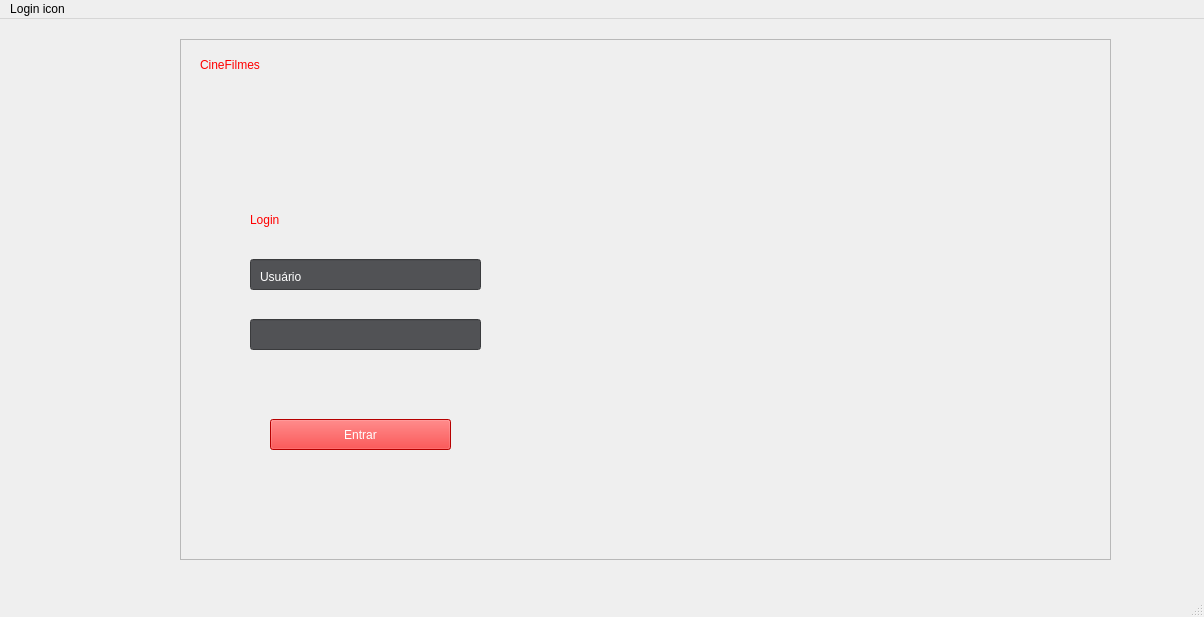
<?xml version="1.0" encoding="UTF-8"?>
<ui version="4.0">
 <class>MainWindow</class>
 <widget class="QMainWindow" name="MainWindow">
  <property name="geometry">
   <rect>
    <x>0</x>
    <y>0</y>
    <width>1204</width>
    <height>617</height>
   </rect>
  </property>
  <property name="windowTitle">
   <string>MainWindow</string>
  </property>
  <widget class="QWidget" name="centralwidget">
   <widget class="QFrame" name="frame">
    <property name="geometry">
     <rect>
      <x>180</x>
      <y>20</y>
      <width>931</width>
      <height>521</height>
     </rect>
    </property>
    <property name="frameShape">
     <enum>QFrame::Shape::StyledPanel</enum>
    </property>
    <property name="frameShadow">
     <enum>QFrame::Shadow::Raised</enum>
    </property>
    <widget class="QLabel" name="label_2">
     <property name="geometry">
      <rect>
       <x>20</x>
       <y>10</y>
       <width>141</width>
       <height>31</height>
      </rect>
     </property>
     <property name="styleSheet">
      <string notr="true">color: rgb(255, 255, 255);
font: 22pt &quot;Segoe UI&quot;;
color: rgb(255, 0, 0);</string>
     </property>
     <property name="text">
      <string>CineFilmes</string>
     </property>
    </widget>
    <widget class="QLabel" name="label_7">
     <property name="geometry">
      <rect>
       <x>80</x>
       <y>290</y>
       <width>49</width>
       <height>16</height>
      </rect>
     </property>
     <property name="styleSheet">
      <string notr="true">color: rgb(255, 255, 255);</string>
     </property>
     <property name="text">
      <string>Senha</string>
     </property>
    </widget>
    <widget class="QLineEdit" name="lineEdit">
     <property name="geometry">
      <rect>
       <x>70</x>
       <y>220</y>
       <width>231</width>
       <height>31</height>
      </rect>
     </property>
     <property name="styleSheet">
      <string notr="true">background-color: rgb(81, 82, 85);</string>
     </property>
    </widget>
    <widget class="QLabel" name="label_6">
     <property name="geometry">
      <rect>
       <x>80</x>
       <y>230</y>
       <width>49</width>
       <height>16</height>
      </rect>
     </property>
     <property name="styleSheet">
      <string notr="true">color: rgb(255, 255, 255);</string>
     </property>
     <property name="text">
      <string>Usuário</string>
     </property>
    </widget>
    <widget class="QLineEdit" name="lineEdit_2">
     <property name="geometry">
      <rect>
       <x>70</x>
       <y>280</y>
       <width>231</width>
       <height>31</height>
      </rect>
     </property>
     <property name="styleSheet">
      <string notr="true">background-color: rgb(81, 82, 85);</string>
     </property>
     <property name="echoMode">
      <enum>QLineEdit::EchoMode::Password</enum>
     </property>
    </widget>
    <widget class="QPushButton" name="pushButton">
     <property name="geometry">
      <rect>
       <x>90</x>
       <y>380</y>
       <width>181</width>
       <height>31</height>
      </rect>
     </property>
     <property name="styleSheet">
      <string notr="true">color: rgb(255, 255, 255);
background-color: rgb(255, 0, 0);</string>
     </property>
     <property name="text">
      <string>Entrar</string>
     </property>
    </widget>
    <widget class="QLabel" name="label_3">
     <property name="geometry">
      <rect>
       <x>70</x>
       <y>160</y>
       <width>131</width>
       <height>41</height>
      </rect>
     </property>
     <property name="styleSheet">
      <string notr="true">color: rgb(255, 255, 255);
color: rgb(255, 0, 0);
border-color: rgb(0, 0, 0);
alternate-background-color: rgb(0, 0, 0);
font: 22pt &quot;Segoe UI&quot;;</string>
     </property>
     <property name="text">
      <string>Login</string>
     </property>
    </widget>
    <widget class="QLabel" name="label">
     <property name="geometry">
      <rect>
       <x>0</x>
       <y>0</y>
       <width>931</width>
       <height>541</height>
      </rect>
     </property>
     <property name="text">
      <string/>
     </property>
     <property name="pixmap">
      <pixmap resource="../Documents/GitHub/Code_python/Qt_desing/img.qrc">:/icon/Avengers.jpg</pixmap>
     </property>
     <property name="scaledContents">
      <bool>true</bool>
     </property>
    </widget>
    <zorder>label</zorder>
    <zorder>label_2</zorder>
    <zorder>label_7</zorder>
    <zorder>lineEdit</zorder>
    <zorder>label_6</zorder>
    <zorder>lineEdit_2</zorder>
    <zorder>pushButton</zorder>
    <zorder>label_3</zorder>
   </widget>
  </widget>
  <widget class="QMenuBar" name="menubar">
   <property name="geometry">
    <rect>
     <x>0</x>
     <y>0</y>
     <width>1204</width>
     <height>22</height>
    </rect>
   </property>
   <widget class="QMenu" name="menuLogin_icon">
    <property name="title">
     <string>Login icon</string>
    </property>
   </widget>
   <addaction name="menuLogin_icon"/>
  </widget>
  <widget class="QStatusBar" name="statusbar"/>
 </widget>
 <resources>
  <include location="../Documents/GitHub/Code_python/Qt_desing/img.qrc"/>
 </resources>
 <connections/>
</ui>
